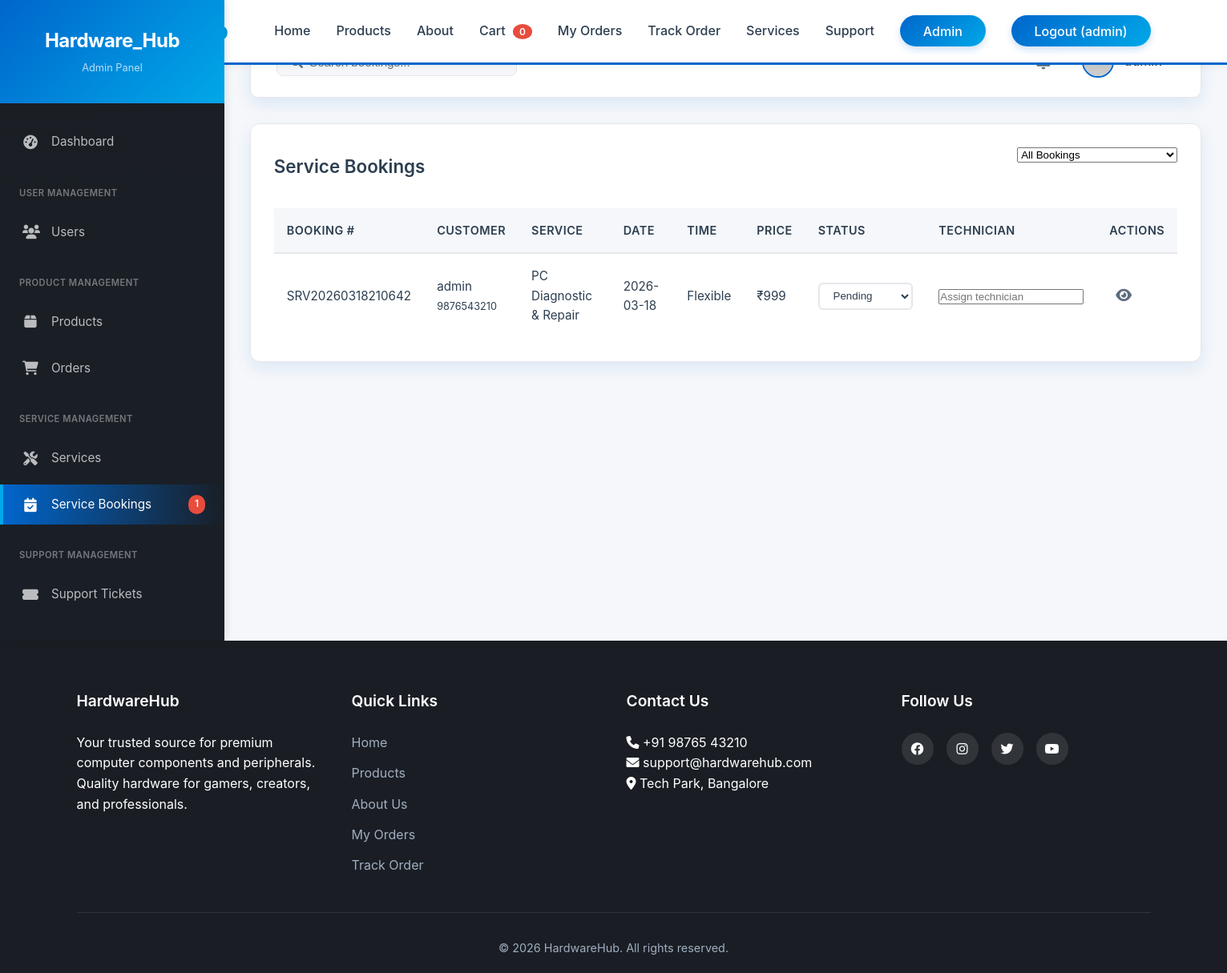
/admin/bookings (signed in), run on an earlier commit of the app's database.
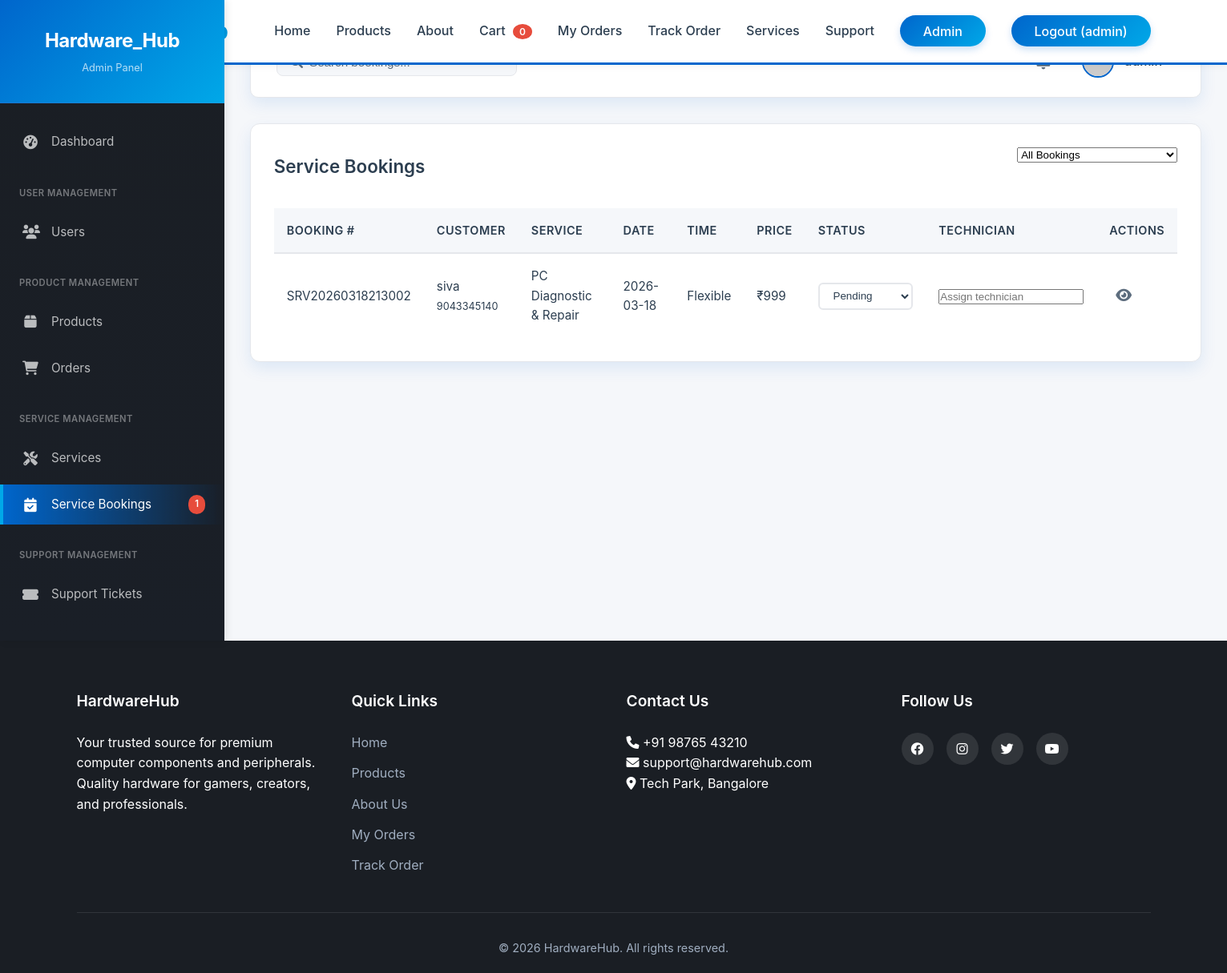
And on a later commit of the database.
### app.py (models this page shows)
class ServiceBooking(db.Model):
    id = db.Column(db.Integer, primary_key=True)
    booking_number = db.Column(db.String(20), unique=True, nullable=False)
    user_id = db.Column(db.Integer, db.ForeignKey('user.id'), nullable=False)
    service_id = db.Column(db.Integer, db.ForeignKey('service.id'), nullable=False)
    full_name = db.Column(db.String(100), nullable=False)
    phone = db.Column(db.String(15), nullable=False)
    email = db.Column(db.String(120))
    address = db.Column(db.Text, nullable=False)
    preferred_date = db.Column(db.String(20))
    preferred_time = db.Column(db.String(20))
    issue_description = db.Column(db.Text)
    status = db.Column(db.String(20), default='pending')
    price = db.Column(db.Integer, nullable=False)
    technician = db.Column(db.String(100))
    completed_date = db.Column(db.DateTime)
    created_at = db.Column(db.DateTime, default=datetime.utcnow)

class Service(db.Model):
    id = db.Column(db.Integer, primary_key=True)
    name = db.Column(db.String(100), nullable=False)
    category = db.Column(db.String(50), nullable=False)
    description = db.Column(db.Text, nullable=False)
    price = db.Column(db.Integer, nullable=False)
    duration = db.Column(db.String(50))
    includes = db.Column(db.Text)
    image = db.Column(db.String(200))
    featured = db.Column(db.Boolean, default=False)
    created_at = db.Column(db.DateTime, default=datetime.utcnow)
    bookings = db.relationship('ServiceBooking', backref='service', lazy=True)

### app.py (the view)
@app.route('/admin/bookings')
@login_required
@admin_required
def admin_bookings():
    bookings = ServiceBooking.query.order_by(ServiceBooking.created_at.desc()).all()
    open_tickets_count = SupportTicket.query.filter_by(status='open').count()
    unread_bookings_count = ServiceBooking.query.filter_by(status='pending').count()
    return render_template('admin/bookings.html', bookings=bookings,
                         open_tickets_count=open_tickets_count,
                         unread_bookings_count=unread_bookings_count)

### app.py (called while the page is built)
def admin_required(f):
    @wraps(f)
    def decorated_function(*args, **kwargs):
        if not current_user.is_authenticated or not current_user.is_admin:
            flash('You need admin privileges to access this page.', 'danger')
            return redirect(url_for('index'))
        return f(*args, **kwargs)
    return decorated_function

@login_manager.user_loader
def load_user(user_id):
    return User.query.get(int(user_id))

### templates/admin/bookings.html (shortened to what this page needs)
{% extends "base.html" %}
{% block extra_css %}
<link rel="stylesheet" href="{{ url_for('static', filename='css/admin.css') }}">
{% endblock %}
{% block content %}
<div class="admin-container">
    {% include 'admin/sidebar.html' %}
    <main class="admin-main">
        <div class="admin-top-bar">
            <div class="admin-search">
            </div>
            <div class="admin-user">
                <div class="admin-notifications">
                    <span class="notification-badge">{{ unread_bookings_count }}</span>
                </div>
                <div class="admin-profile">
                    <span>{{ current_user.username }}</span>
                </div>
            </div>
        </div>
        <div class="admin-table-container">
            <div class="admin-table-header">
                <h2>Service Bookings</h2>
                <select id="statusFilter" class="admin-form-group" style="width: 200px;">
                    <option value="all">All Bookings</option>
                </select>
            </div>
            <table class="admin-table" id="bookingsTable">
                <thead>
                    <tr>
                        <th>Booking #</th>
                        <th>Customer</th>
                        <th>Service</th>
                        <th>Date</th>
                        <th>Time</th>
                        <th>Price</th>
                        <th>Status</th>
                        <th>Technician</th>
                        <th>Actions</th>
                    </tr>
                </thead>
                <tbody>
                    {% for booking in bookings %}
                    <tr data-status="{{ booking.status }}">
                        <td>{{ booking.booking_number }}</td>
                        <td>{{ booking.full_name }}<br><small>{{ booking.phone }}</small></td>
                        <td>{{ booking.service.name }}</td>
                        <td>{{ booking.preferred_date }}</td>
                        <td>{{ booking.preferred_time or 'Flexible' }}</td>
                        <td>₹{{ booking.price }}</td>
                        <td>
                            <select class="status-select" data-booking-id="{{ booking.id }}" onchange="updateBookingStatus(this)">
                                <option value="pending" {% if booking.status == 'pending' %}selected{% endif %}>Pending</option>
                            </select>
                        </td>
                        <td>
                            <input type="text" class="technician-input" value="{{ booking.technician or '' }}" placeholder="Assign technician" onchange="assignTechnician({{ booking.id }}, this.value)">
                        </td>
                        <td>
                            <i class="fas fa-eye action-icon" onclick="viewBooking('{{ booking.booking_number }}')" title="View Details"></i>
                        </td>
                    </tr>
                    {% endfor %}
                </tbody>
            </table>
        </div>
    </main>
</div>
{% endblock %}

What changed in the data, as far as the page shows it:
changed ServiceBooking "Flexible": booking_number "SRV20260318210642" → "SRV20260318213002"; full_name "admin" → "siva"; phone "9876543210" → "9043345140"
